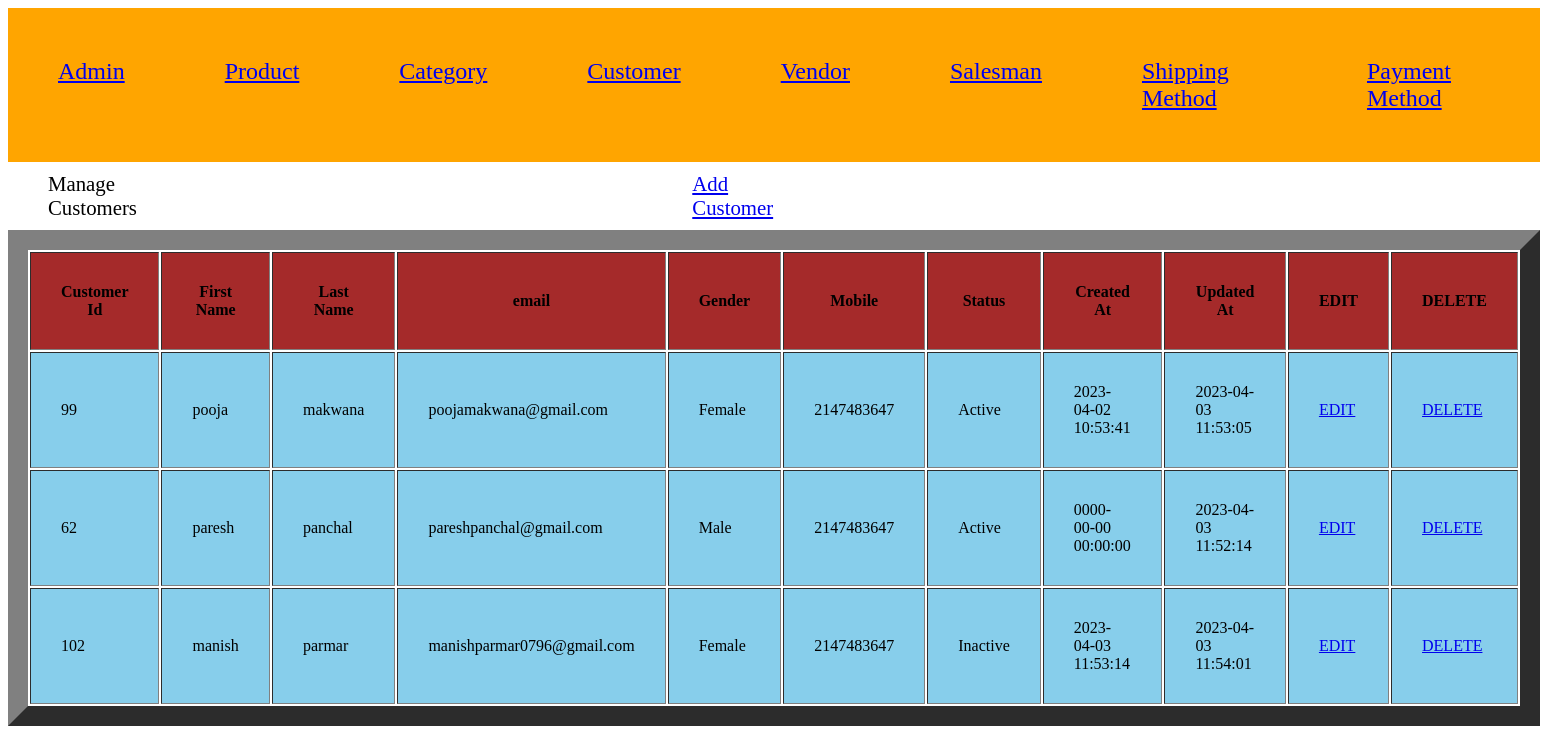
The page /project-harshad-parmar-04/index.php?c=customer&a=grid on the database its author committed.
### tables this page shows
CREATE TABLE `customer` (
  `customer_id` int(11) NOT NULL,
  `first_name` varchar(255) NOT NULL,
  `last_name` varchar(255) NOT NULL,
  `email` varchar(255) NOT NULL,
  `gender` enum('1','2') NOT NULL,
  `mobile` int(10) NOT NULL,
  `status` enum('1','2') NOT NULL,
  `created_at` datetime NOT NULL,
  `updated_at` datetime DEFAULT NULL
);

### project-harshad-parmar-04/Model/Core/View.php (called while the page is built, shortened)
<?php
class Model_Core_View
{
	protected $data = [];
	protected $template = null;
	public function __get($key)
	{
		return $this->data[$key];
	}
	public function setData($data)
	{
		$this->data = $data;
		return $this;
	}
	public function setTemplate($template)
	{
		$this->template = $template;
		return $this;
	}
	public function getTemplate()
	{
		return $this->template;
	}
	public function render()
	{
		require 'View' . DS . $this->getTemplate();
	}
	public function getUrl($action = null, $controller = null, $params = [], $resetParam = false)
	{
		return Ccc::getModel('Core_Url')->getUrl($action, $controller, $params, $resetParam);
	}
}
?>

### project-harshad-parmar-04/Controller/Core/Action.php (called while the page is built, shortened)
<?php
class Controller_Core_Action
{
	protected $view = null;
	public function setView($view)
	{
		$this->view = $view;
		return $this;
	}
	public function getView()
	{
		if ($this->view) {
			return $this->view;
		}
		$view = Ccc::getModel('Core_View');
		return $view;
	}
	public function render()
	{
		return $this->getView()->render();
	}
}
?>

### project-harshad-parmar-04/Controller/Customer.php (called while the page is built, shortened)
<?php
class Controller_Customer extends Controller_Core_Action
{
	public function gridAction()
	{
		try {
			$query = "SELECT * FROM `customer` ORDER BY `first_name` DESC;";
			$customers =  Ccc::getModel('Customer_Row')->fetchAll($query);
			$this->render();
		} catch (Exception $e) {
		}
	}
}
?>

### project-harshad-parmar-04/Controller/Core/Front.php (called while the page is built, shortened)
<?php
class Controller_Core_Front
{
	public function init()
	{
		$request = Ccc::getModel('Core_Request');
		$controller = new $controllerClassName();
		$actionName = $request->getActionName().'Action';
		$controller->$actionName();
	}
}
?>

### project-harshad-parmar-04/Index.php (called while the page is built, shortened)
<?php
spl_autoload_register(function ($className) {
    $classPath = str_replace('_', '/', $className);
});
class Ccc
{
	public static function init()
	{
		$front = new Controller_Core_Front();
		$front->init();
	}
	public static function getModel($className)
	{
		return new $className();
	}
}
Ccc::init();
?>

### project-harshad-parmar-04/Model/Core/Url.php (called while the page is built, shortened)
<?php
class Model_Core_Url
{
	public function getUrl($action = null, $controller = null, $params = [], $resetParam = false)
	{
		$request = Ccc::getModel('Core_Request');
		$final = $request->getParams();
		if ($resetParam) {
			$final = [];
		}
		if ($controller) {
			$final['c'] = $controller;
		}
		else {
			$final['c'] = $request->getControllerName();
		}
		if ($action) {
			$final['a'] = $action;
		}
		else {
			$final['a'] = $request->getActionName();
		}
		if ($params) {
			$final = array_merge($final, $params);
		}
		$queryString = http_build_query($final);
		$url = $_SERVER['REQUEST_SCHEME'] . "://" . $_SERVER['HTTP_HOST'] . $_SERVER['SCRIPT_NAME'] . "?" . $queryString;
		return $url;
	}
}
?>

### project-harshad-parmar-04/Model/Core/Request.php (called while the page is built, shortened)
<?php
class Model_Core_Request
{
	public function getParams($key=null, $value=null)
	{
		if ($key == null) {
			return $_GET;
		}
		if (array_key_exists($key, $_GET)) {
			return $_GET[$key];
		}
		return $value;
	}
	public function getControllerName()
	{
		return $this->getParams('c', 'Index');
	}
}
?>

### project-harshad-parmar-04/Model/Core/Table/Row.php (called while the page is built, shortened)
<?php
class Model_Core_Table_Row
{
	protected $data = [];
	protected $table = null;
	public function setTable($table)
	{
		$this->table = $table;
		return $this;
	}
	public function getTable()
	{
		if ($this->table) {
			return $this->table;
		}
		return $this->table;
	}
	public function __get($key)
	{
		if (array_key_exists($key, $this->data)) {
			return $this->data[$key];
		}
		return null;
	}
	public function setData($data)
	{
		$this->data = array_merge($this->data, $data);
		return $this;
	}
	public function fetchAll($query)
	{
		$result = $this->getTable()->fetchAll($query);
		$rows = [];
		foreach ($result as $row) {
			 $rows[] = (new $this)->setData($row)->setTable($this->getTable());
		}
		return $rows;
	}
}
?>

### project-harshad-parmar-04/Model/Core/Adapter.php (called while the page is built, shortened)
<?php
class Model_Core_Adapter
{
	public $config = [
		'host' => 'localhost',
		'username' => 'root',
		'password' => '',
		'dbname' => 'project-harshad-parmar-04'
	];
	public function connect(){
		$connect = mysqli_connect(
			$this->config['host'],
			$this->config['username'],
			$this->config['password'],
			$this->config['dbname']
		);
		return $connect;
	}
	public function fetchAll($query){
		$connect = $this->connect();
		$result = mysqli_query($connect, $query);
		if ($result->num_rows > 0) {
			return $result->fetch_all(MYSQLI_ASSOC);
		}
		return false;
	}
}
?>

### project-harshad-parmar-04/Model/Core/Table.php (called while the page is built, shortened)
<?php
class Model_Core_Table
{
	public function getAdapter()
	{
		$adapter = Ccc::getModel('Core_Adapter');
		return $adapter;
	}
	public function fetchAll($query)
	{
		return $this->getAdapter()->fetchAll($query);
	}
}
?>

### project-harshad-parmar-04/Model/Customer/Row.php (called while the page is built, shortened)
<?php
class Model_Customer_Row extends Model_Core_Table_Row
{
	public function getStatusOptions()
	{
		return [
			self::STATUS_ACTIVE => self::STATUS_ACTIVE_LBL,
			self::STATUS_INACTIVE => self::STATUS_INACTIVE_LBL
		];
	}
	public function getGenderOptions()
	{
		return [
			self::GENDER_MALE => self::GENDER_MALE_LBL,
			self::GENDER_FEMALE => self::GENDER_FEMALE_LBL
		];
	}
	public function getStatusText()
	{
		$statues = $this->getStatusOptions();
		if (array_key_exists($this->status, $statues)) {
			return $statues[$this->status];
		}
		return $statues[self::STATUS_DEFAULT];
	}
	public function getGenderText()
	{
		$genders = $this->getGenderOptions();
		if (array_key_exists($this->gender, $genders)) {
			return $genders[$this->gender];
		}
		return $genders[self::GENDER_DEFAULT];
	}
}
?>

### project-harshad-parmar-04/View/customer/grid.phtml (the view, shortened to what this page needs)
<?php
$customers = $this->customers;
?>
<!DOCTYPE html>
<html>
<head>
	<link rel="stylesheet" type="text/css" href="Skin/css/style.css">
</head>
<body>
	<div class="body">
		<div class="box">
			Manage Customers
		</div>
		<div class="link">
			<a href="<?php echo $this->getUrl('add', null, [], true);?>">Add Customer</a>
		</div>
	</div>
	<table width="100%" cellpadding="30%" border="20px">
		<?php if (!$customers): ?>
		<tr>
			<td colspan="8" align="center"><b>No data found.</b></td>
		</tr>
		<?php else: ?>
		<tr bgcolor="brown">
			<th>Customer Id</th>
			<th>First Name</th>
			<th>Last Name</th>
			<th>email</th>
			<th>Gender</th>
			<th>Mobile</th>
			<th>Status</th>
			<th>Created At</th>
			<th>Updated At</th>
			<th>EDIT</th>
			<th>DELETE</th>
		</tr>
		<?php foreach ($customers as $customer) : ?>
		<tr bgcolor="skyblue">
			<td><?php echo $customer->customer_id; ?></td>
			<td><?php echo $customer->first_name; ?></td>
			<td><?php echo $customer->last_name; ?></td>
			<td><?php echo $customer->email; ?></td>
			<td><?php echo $customer->getGenderText(); ?></td>
			<td><?php echo $customer->mobile; ?></td>
			<td><?php echo $customer->getStatusText(); ?></td>
			<td><?php echo $customer->created_at; ?></td>
			<td><?php echo $customer->updated_at; ?></td>
			<td><a href="<?php echo $this->getUrl('edit', null, ['id'=> $customer->customer_id]);?>">EDIT</a></td>
			<td><a href="<?php echo $this->getUrl('delete', null, ['id'=> $customer->customer_id]);?>">DELETE</a></td>
		</tr>
		<?php endforeach; ?>
		<?php endif; ?>
	</table>
</body>
</html>

### project-harshad-parmar-04/Skin/css/style.css (style rules this page uses)
.body { display: flex; width: 50%; margin-top: 10px; margin-bottom: 10px; font-size: 130% }
.box { margin-left: 40px; }
.link { margin-left: 70%; }

### rows shown on the page
customer: customer_id "99", first_name "pooja", last_name "makwana", email "poojamakwana@gmail.com", gender "Female", mobile "2147483647", status "Active", created_at "2023-04-02 10:53:41", updated_at "2023-04-03 11:53:05"
customer: customer_id "62", first_name "paresh", last_name "panchal", email "pareshpanchal@gmail.com", gender "Male", mobile "2147483647", status "Active", created_at "0000-00-00 00:00:00", updated_at "2023-04-03 11:52:14"
customer: customer_id "102", first_name "manish", last_name "parmar", email "manishparmar0796@gmail.com", gender "Female", mobile "2147483647", status "Inactive", created_at "2023-04-03 11:53:14", updated_at "2023-04-03 11:54:01"
